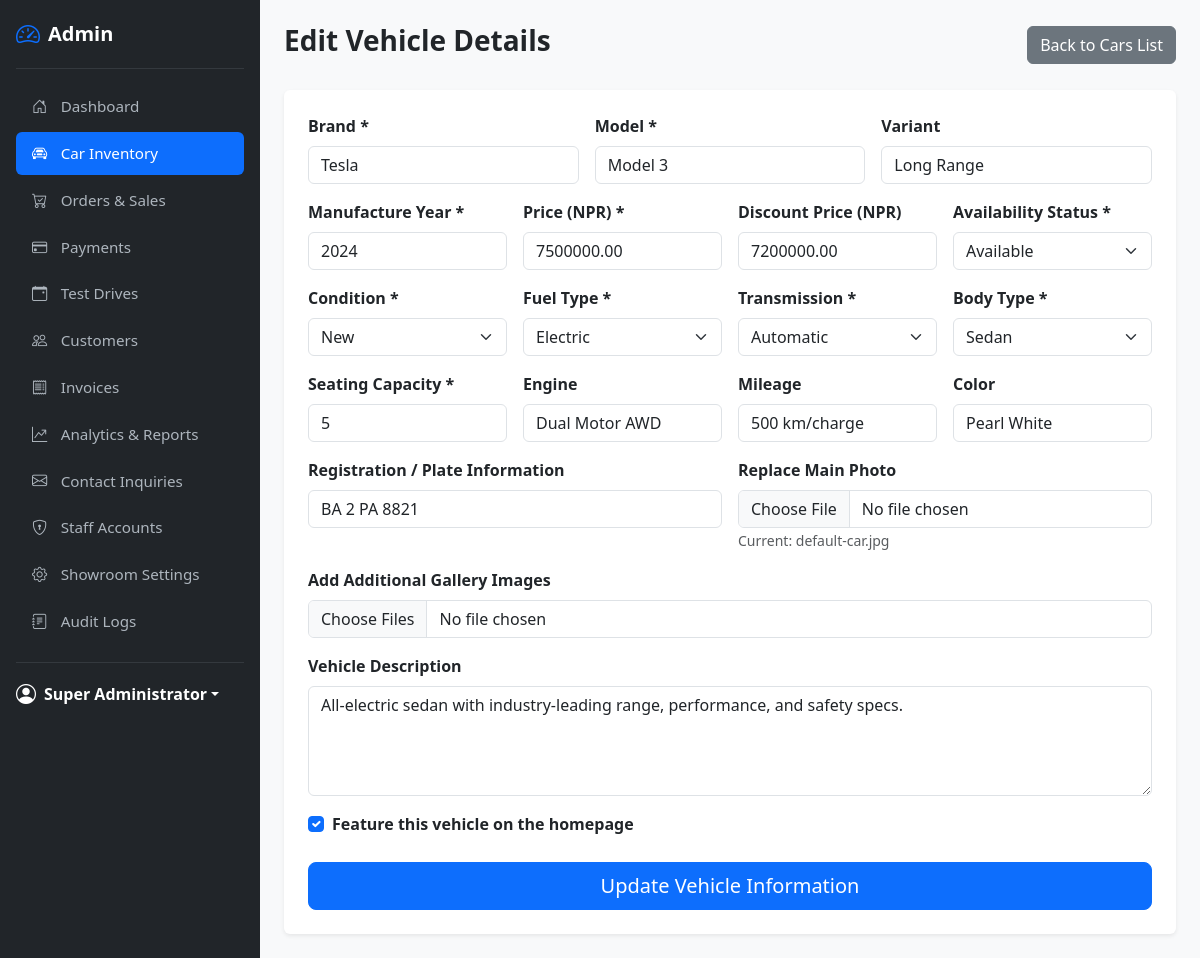
/admin/cars/edit.php?id=1 (signed in), run on the app's committed database.
### tables this page shows
CREATE TABLE IF NOT EXISTS `cars` (
  `id` INT AUTO_INCREMENT PRIMARY KEY,
  `brand` VARCHAR(50) NOT NULL,
  `model` VARCHAR(50) NOT NULL,
  `variant` VARCHAR(50) NULL,
  `year` INT NOT NULL,
  `price` DECIMAL(12,2) NOT NULL,
  `discount_price` DECIMAL(12,2) DEFAULT 0.00,
  `fuel_type` ENUM('Petrol', 'Diesel', 'Electric', 'Hybrid') NOT NULL,
  `transmission` ENUM('Manual', 'Automatic') NOT NULL,
  `engine` VARCHAR(50) NULL,
  `mileage` VARCHAR(30) NULL,
  `color` VARCHAR(30) NULL,
  `body_type` ENUM('Sedan', 'SUV', 'Hatchback', 'Coupe', 'Truck', 'Van') NOT NULL,
  `seating_capacity` INT NOT NULL,
  `registration_info` VARCHAR(100) NULL,
  `description` TEXT NULL,
  `features` TEXT NULL,  
  `main_image` VARCHAR(255) DEFAULT 'default-car.jpg',
  `availability_status` ENUM('Available', 'Reserved', 'Sold') DEFAULT 'Available',
  `condition_type` ENUM('New', 'Used') DEFAULT 'New',
  `is_featured` TINYINT(1) DEFAULT 0,
  `created_at` TIMESTAMP DEFAULT CURRENT_TIMESTAMP,
  `updated_at` TIMESTAMP DEFAULT CURRENT_TIMESTAMP ON UPDATE CURRENT_TIMESTAMP,
  INDEX `idx_brand_model` (`brand`, `model`),
  INDEX `idx_status` (`availability_status`),
  INDEX `idx_price` (`price`)
);

### config/config.php (called while the page is built, shortened)
<?php
function sanitize($data) {
    return htmlspecialchars(trim($data), ENT_QUOTES, 'UTF-8');
}

### admin/cars/edit.php (the view, shortened to what this page needs)
<?php
require_once __DIR__ . '/../../config/config.php';
require_once __DIR__ . '/../../includes/admin-sidebar.php';
$db = Database::getConnection();
$car_id = filter_input(INPUT_GET, 'id', FILTER_VALIDATE_INT);
$stmt = $db->prepare("SELECT * FROM cars WHERE id = ?");
$stmt->execute([$car_id]);
$car = $stmt->fetch();
?>
<div class="d-flex justify-content-between align-items-center mb-4">
    <h3 class="fw-bold">Edit Vehicle Details</h3>
    <a href="index.php" class="btn btn-secondary">Back to Cars List</a>
</div>
<div class="card border-0 shadow-sm p-4">
    <form method="POST" enctype="multipart/form-data">
        <div class="row g-3">
            <div class="col-md-4">
                <label class="form-label fw-bold">Brand *</label>
                <input type="text" name="brand" value="<?= sanitize($car['brand']) ?>" class="form-control" required>
            </div>
            <div class="col-md-4">
                <label class="form-label fw-bold">Model *</label>
                <input type="text" name="model" value="<?= sanitize($car['model']) ?>" class="form-control" required>
            </div>
            <div class="col-md-4">
                <label class="form-label fw-bold">Variant</label>
                <input type="text" name="variant" value="<?= sanitize($car['variant']) ?>" class="form-control">
            </div>
            <div class="col-md-3">
                <label class="form-label fw-bold">Manufacture Year *</label>
                <input type="number" name="year" value="<?= $car['year'] ?>" class="form-control" required>
            </div>
            <div class="col-md-3">
                <label class="form-label fw-bold">Price (NPR) *</label>
                <input type="number" step="0.01" name="price" value="<?= $car['price'] ?>" class="form-control" required>
            </div>
            <div class="col-md-3">
                <label class="form-label fw-bold">Discount Price (NPR)</label>
                <input type="number" step="0.01" name="discount_price" value="<?= $car['discount_price'] ?>" class="form-control">
            </div>
            <div class="col-md-3">
                <label class="form-label fw-bold">Availability Status *</label>
                <select name="availability_status" class="form-select">
                    <option value="Available" <?= $car['availability_status'] === 'Available' ? 'selected' : '' ?>>Available</option>
                </select>
            </div>
            <div class="col-md-3">
                <label class="form-label fw-bold">Condition *</label>
                <select name="condition_type" class="form-select">
                    <option value="New" <?= $car['condition_type'] === 'New' ? 'selected' : '' ?>>New</option>
                </select>
            </div>
            <div class="col-md-3">
                <label class="form-label fw-bold">Fuel Type *</label>
                <select name="fuel_type" class="form-select" required>
                    <option value="Electric" <?= $car['fuel_type'] === 'Electric' ? 'selected' : '' ?>>Electric</option>
                </select>
            </div>
            <div class="col-md-3">
                <label class="form-label fw-bold">Transmission *</label>
                <select name="transmission" class="form-select" required>
                    <option value="Automatic" <?= $car['transmission'] === 'Automatic' ? 'selected' : '' ?>>Automatic</option>
                </select>
            </div>
            <div class="col-md-3">
                <label class="form-label fw-bold">Body Type *</label>
                <select name="body_type" class="form-select" required>
                    <option value="Sedan" <?= $car['body_type'] === 'Sedan' ? 'selected' : '' ?>>Sedan</option>
                </select>
            </div>
            <div class="col-md-3">
                <label class="form-label fw-bold">Seating Capacity *</label>
                <input type="number" name="seating_capacity" value="<?= $car['seating_capacity'] ?>" class="form-control" required>
            </div>
            <div class="col-md-3">
                <label class="form-label fw-bold">Engine</label>
                <input type="text" name="engine" value="<?= sanitize($car['engine']) ?>" class="form-control">
            </div>
            <div class="col-md-3">
                <label class="form-label fw-bold">Mileage</label>
                <input type="text" name="mileage" value="<?= sanitize($car['mileage']) ?>" class="form-control">
            </div>
            <div class="col-md-3">
                <label class="form-label fw-bold">Color</label>
                <input type="text" name="color" value="<?= sanitize($car['color']) ?>" class="form-control">
            </div>
            <div class="col-md-6">
                <label class="form-label fw-bold">Registration / Plate Information</label>
                <input type="text" name="registration_info" value="<?= sanitize($car['registration_info']) ?>" class="form-control">
            </div>
            <div class="col-md-6">
                <label class="form-label fw-bold">Replace Main Photo</label>
                <input type="file" name="main_image" class="form-control" accept="image/*">
                <small class="text-muted">Current: <?= sanitize($car['main_image']) ?></small>
            </div>
            <div class="col-md-12">
                <label class="form-label fw-bold">Add Additional Gallery Images</label>
                <input type="file" name="gallery_images[]" class="form-control" accept="image/*" multiple>
            </div>
            <div class="col-md-12">
                <label class="form-label fw-bold">Vehicle Description</label>
                <textarea name="description" class="form-control" rows="4"><?= sanitize($car['description']) ?></textarea>
            </div>
            <div class="col-md-12">
                <div class="form-check">
                    <input class="form-check-input" type="checkbox" name="is_featured" value="1" id="featuredCheck" <?= $car['is_featured'] ? 'checked' : '' ?>>
                    <label class="form-check-label fw-bold" for="featuredCheck">
                        Feature this vehicle on the homepage
                    </label>
                </div>
            </div>
            <div class="col-md-12 mt-4">
                <button type="submit" class="btn btn-primary btn-lg w-100">Update Vehicle Information</button>
            </div>
        </div>
    </form>
</div>
    </div>
</div>
</body>
</html>

### data on the page
cars: brand "Tesla", model "Model 3", variant "Long Range", year "2024", price "7500000.00", discount_price "7200000.00", availability_status "Available", condition_type "New", fuel_type "Electric", transmission "Automatic", body_type "Sedan", seating_capacity "5", engine "Dual Motor AWD", mileage "500 km/charge", color "Pearl White", registration_info "BA 2 PA 8821", main_image "default-car.jpg", description "All-electric sedan with industry-leading range, performance, and safety specs.", is_featured "☑"

### other printed values
$_SESSION['admin_name'] "Super Administrator"
